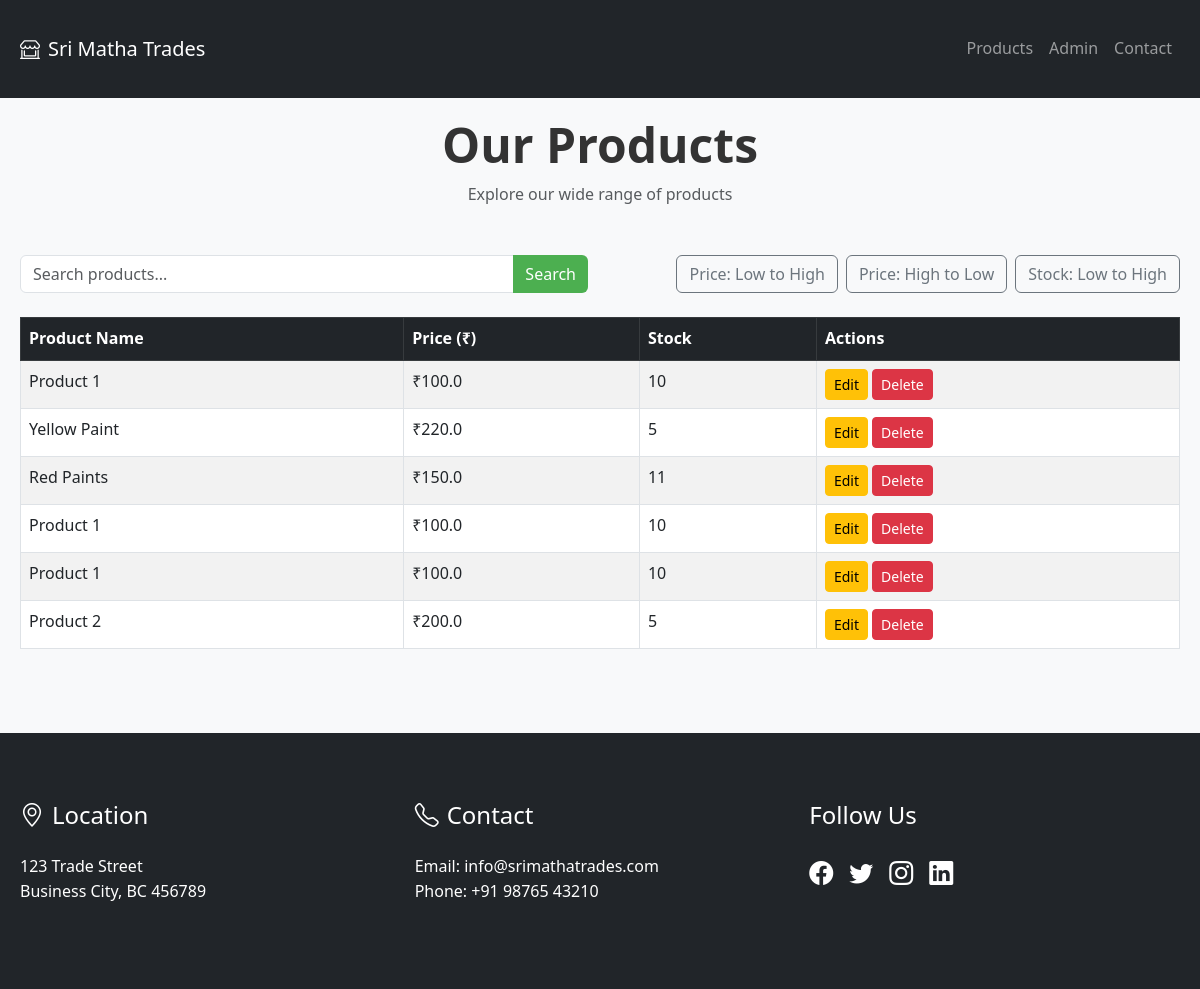
/products, run on an earlier commit of the app's database.
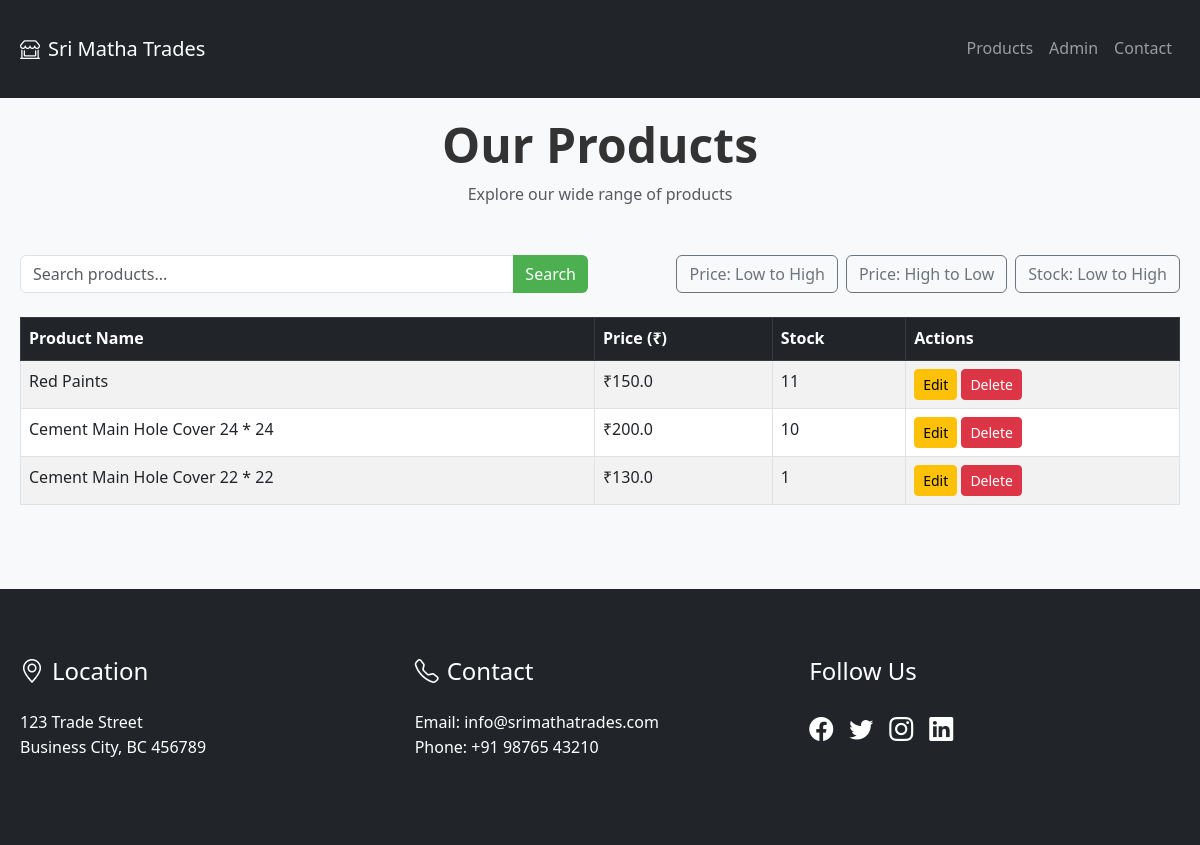
And on a later commit of the database.
### tables this page shows
CREATE TABLE products (
    id INTEGER PRIMARY KEY AUTOINCREMENT,
    name TEXT NOT NULL,
    price REAL NOT NULL,
    stock INTEGER NOT NULL
);

### app.py (the view)
@app.route('/products')
def products():
    search_query = request.args.get('search', '')
    sort_by = request.args.get('sort', '')
    query = "SELECT * FROM products WHERE name LIKE ?"
    params = [f'%{search_query}%']
    if sort_by == 'price_asc':
        query += " ORDER BY price ASC"
    elif sort_by == 'price_desc':
        query += " ORDER BY price DESC"
    elif sort_by == 'stock_asc':
        query += " ORDER BY stock ASC"
    with sqlite3.connect('database.db') as conn:
        cursor = conn.cursor()
        cursor.execute(query, params)
        products = cursor.fetchall()
    return render_template('products.html', products=products)

### templates/products.html (shortened to what this page needs)
<!DOCTYPE html>
<html lang="en">
<head>
    <link href="https://cdn.jsdelivr.net/npm/bootstrap@5.3.0-alpha1/dist/css/bootstrap.min.css" rel="stylesheet">
    <link rel="stylesheet" href="https://cdnjs.cloudflare.com/ajax/libs/animate.css/4.1.1/animate.min.css">
    <link rel="stylesheet" href="https://cdn.jsdelivr.net/npm/bootstrap-icons@1.11.1/font/bootstrap-icons.css">
    <link rel="stylesheet" href="{{ url_for('static', filename='style.css') }}">
</head>
<body class="bg-light">
    <nav class="navbar navbar-expand-lg navbar-dark bg-dark fixed-top">
        <div class="container">
            <a class="navbar-brand animate__animated animate__fadeInLeft" href="/">
                <i class="bi bi-shop-window me-2"></i>Sri Matha Trades
            </a>
            <div class="collapse navbar-collapse" id="navbarNav">
                <ul class="navbar-nav ms-auto animate__animated animate__fadeInRight">
                    <li class="nav-item">
                        <a class="nav-link" href="/products">Products</a>
                    </li>
                    <li class="nav-item">
                        <a class="nav-link" href="/admin">Admin</a>
                    </li>
                    <li class="nav-item">
                        <a class="nav-link" href="#contact">Contact</a>
                    </li>
                </ul>
            </div>
        </div>
    </nav>
<section class="py-5 mt-5">
    <div class="container">
        <div class="text-center mb-5 animate__animated animate__fadeInDown">
            <h2 class="display-5 fw-bold">Our Products</h2>
            <p class="text-muted">Explore our wide range of products</p>
        </div>
        <div class="row mb-4 animate__animated animate__fadeInUp">
            <div class="col-md-6">
                <form action="/products" method="GET" class="input-group">
                    <input type="text" name="search" class="form-control" placeholder="Search products...">
                    <button type="submit" class="btn btn-primary">Search</button>
                </form>
            </div>
            <div class="col-md-6 d-flex gap-2 justify-content-end">
                <a href="/products?sort=price_asc" class="btn btn-outline-secondary">Price: Low to High</a>
                <a href="/products?sort=price_desc" class="btn btn-outline-secondary">Price: High to Low</a>
                <a href="/products?sort=stock_asc" class="btn btn-outline-secondary">Stock: Low to High</a>
            </div>
        </div>
        <div class="table-responsive animate__animated animate__fadeInUp animate-delay-1">
            <table class="table table-striped table-bordered">
                <thead class="table-dark">
                    <tr>
                        <th>Product Name</th>
                        <th>Price (₹)</th>
                        <th>Stock</th>
                        <th>Actions</th>
                    </tr>
                </thead>
                <tbody>
                    {% for product in products %}
                    <tr>
                        <td>{{ product[1] }}</td>
                        <td>₹{{ product[2] }}</td>
                        <td>{{ product[3] }}</td>
                        <td>
                            <a href="/edit/{{ product[0] }}" class="btn btn-warning btn-sm">Edit</a>
                            <button class="btn btn-danger btn-sm delete-btn" data-id="{{ product[0] }}">Delete</button>
                        </td>
                    </tr>
                    {% endfor %}
                </tbody>
            </table>
        </div>
    </div>
</section>
    <footer class="bg-dark text-white py-5" id="contact">
        <div class="container">
            <div class="row g-4">
                <div class="col-md-4 animate__animated animate__fadeInUp">
                    <h4 class="mb-4"><i class="bi bi-geo-alt me-2"></i>Location</h4>
                    <p>123 Trade Street<br>Business City, BC 456789</p>
                </div>
                <div class="col-md-4 animate__animated animate__fadeInUp animate-delay-1">
                    <h4 class="mb-4"><i class="bi bi-telephone me-2"></i>Contact</h4>
                    <p>Email: info@srimathatrades.com<br>Phone: +91 98765 43210</p>
                </div>
                <div class="col-md-4 animate__animated animate__fadeInUp animate-delay-2">
                    <h4 class="mb-4">Follow Us</h4>
                    <div class="d-flex gap-3">
                        <a href="#" class="text-white fs-4"><i class="bi bi-facebook"></i></a>
                        <a href="#" class="text-white fs-4"><i class="bi bi-twitter"></i></a>
                        <a href="#" class="text-white fs-4"><i class="bi bi-instagram"></i></a>
                        <a href="#" class="text-white fs-4"><i class="bi bi-linkedin"></i></a>
                    </div>
                </div>
            </div>
        </div>
    </footer>
</body>
</html>

### static/style.css (style rules this page uses)
body { font-family: 'Segoe UI', Tahoma, Geneva, Verdana, sans-serif; background-color: #f8f9fa; color: #333; line-height: 1.6; }
.container { max-width: 1200px; margin: 0 auto; padding: 20px; }
.btn-primary { background-color: #4CAF50; border: none; }

What changed in the data, as far as the page shows it:
removed products: name "Product 1", price "100.0", stock "10"
removed products: name "Yellow Paint", price "220.0", stock "5"
removed products: name "Product 1", price "100.0", stock "10"
removed products: name "Product 1", price "100.0", stock "10"
removed products: name "Product 2", price "200.0", stock "5"
added products: name "Cement Main Hole Cover 24 * 24", price "200.0", stock "10"
added products: name "Cement Main Hole Cover 22 * 22", price "130.0", stock "1"
